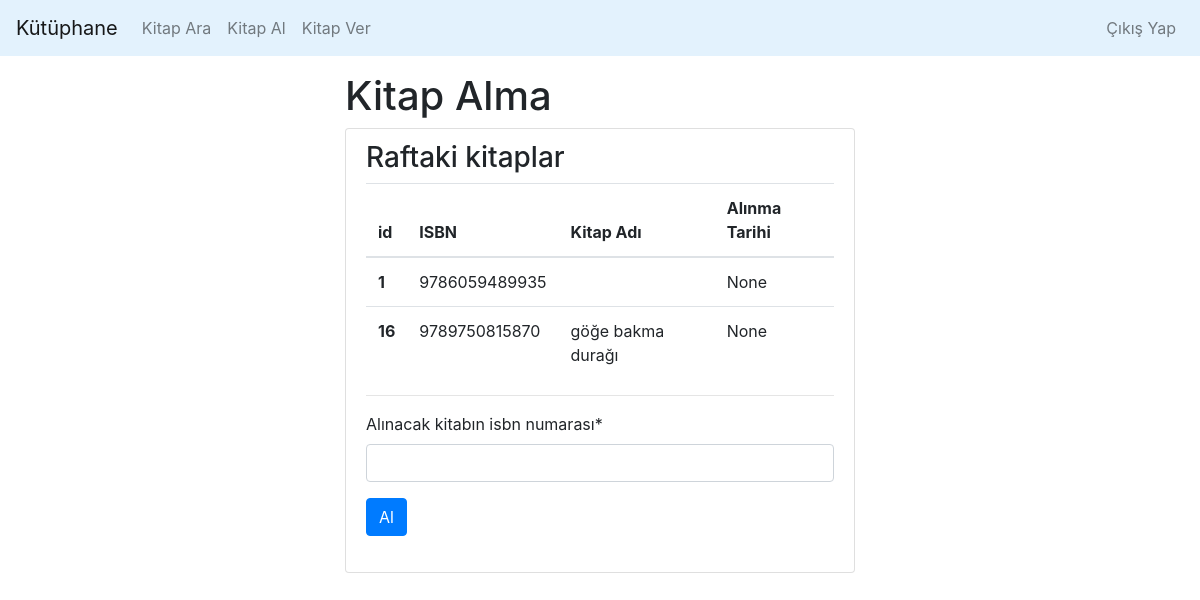
Before: /kitap_alma/ (signed in) with the older database file.
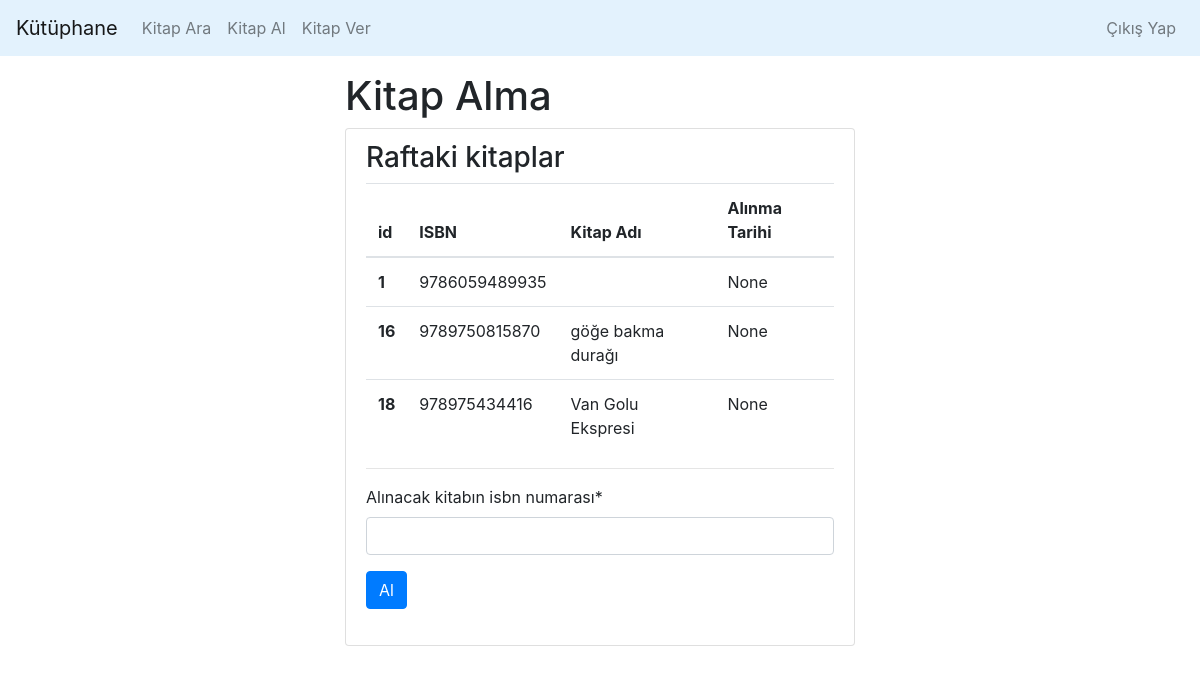
After: the same page with the newer database file.
### home/models.py (models this page shows)
class Kitap(models.Model):
    isbn = models.CharField(max_length=13)
    kitap_adi = models.CharField(max_length=50)
    kullanici = models.ForeignKey("auth.User",related_name="kitaplar",default=None,\
        null=True,on_delete=models.SET_NULL)
    alinma_tarihi = models.DateField(auto_now=False, auto_now_add=False,null=True)

### home/views.py (the view, shortened to what this page needs)
# urls.py: path('kitap_alma/',kitap_alma,name="kitap_alma"),
def kitap_alma(request):#user
    if not request.user.is_superuser and request.user.is_authenticated:
        kitaplar = Kitap.objects.all()
        form = KitapAlForm(request.POST or None)
        return render(request,"kitap_alma.html",{"kitaplar" : kitaplar,"form" : form})
    else:
        return Http404

### home/forms.py
class KitapAlForm(forms.Form):
    isbn = forms.CharField(max_length=13,label="Alınacak kitabın isbn numarası")

### web/templates/kitap_alma.html (shortened to what this page needs)
{% extends 'base.html' %}
{% load crispy_forms_tags %}
{% block body %}
    {% include 'includes/navbar.html' %}
    <div class="container">
        <div class="row justify-content-center align-items-cente">
            <di class="col-md-6" >
                <div class="col-md-12">
                    <h1>Kitap Alma</h1>
                    <div class="list-group">
                        <div class="list-group-item">
                            <h3>Raftaki kitaplar</h3>
                            <table class="table">
                                <thead>
                                    <tr>
                                        <th scope="col">id</th>
                                        <th scope="col">ISBN</th>
                                        <th scope="col">Kitap Adı</th>
                                        <th scope="col">Alınma Tarihi</th>
                                    </tr>
                                </thead>
                                <tbody>
                                    {% for kitap in kitaplar %}
                                        {% if not kitap.kullanici %}
                                            <tr>
                                            <th scope="row">{{kitap.id}}</th>
                                            <td>{{kitap.isbn}}</td>
                                            <td>{{kitap.kitap_adi}}</td>
                                            <td>{{kitap.alinma_tarihi}}</td>
                                            </tr>
                                        {% endif %}
                                    {% endfor %}
                                </tbody>
                            </table>
                            <hr>
                            <form class="form" method="POST">
                                {{ form|crispy }}
                                <input class="btn btn-primary" type="submit" value="Al">
                                <br><br>
                            </form>
                        </div>
                    </div>
                </div>
            </div>
        </div>
{% endblock body %}

Changed rows visible on the page:
added Kitap: id "18", isbn "978975434416", kitap_adi "Van Golu Ekspresi", alinma_tarihi "None"
